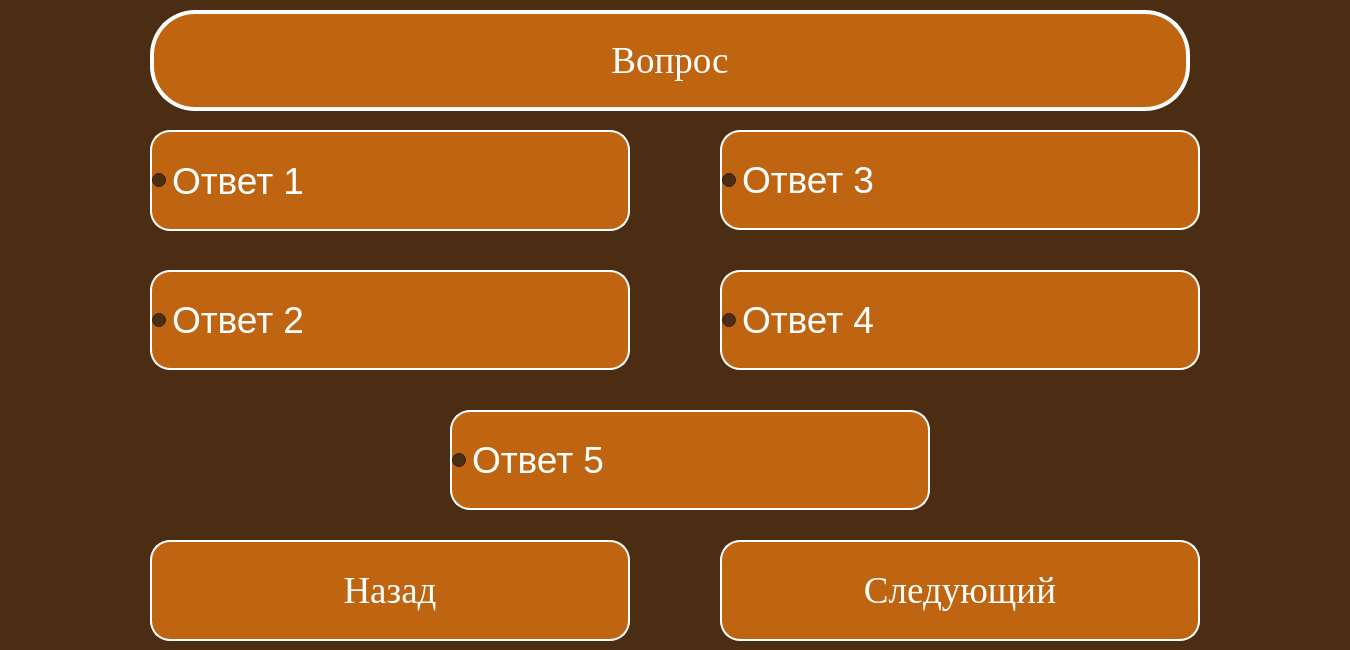
<?xml version="1.0" encoding="UTF-8"?>
<ui version="4.0">
 <class>Dialog</class>
 <widget class="QDialog" name="Dialog">
  <property name="geometry">
   <rect>
    <x>0</x>
    <y>0</y>
    <width>1350</width>
    <height>650</height>
   </rect>
  </property>
  <property name="windowTitle">
   <string>GeleosTest</string>
  </property>
  <property name="styleSheet">
   <string notr="true">background-color: rgb(74, 45, 18);
font-size:28pt;</string>
  </property>
  <widget class="QRadioButton" name="btn1">
   <property name="geometry">
    <rect>
     <x>150</x>
     <y>130</y>
     <width>480</width>
     <height>101</height>
    </rect>
   </property>
   <property name="minimumSize">
    <size>
     <width>480</width>
     <height>0</height>
    </size>
   </property>
   <property name="maximumSize">
    <size>
     <width>480</width>
     <height>16777215</height>
    </size>
   </property>
   <property name="font">
    <font>
     <pointsize>28</pointsize>
    </font>
   </property>
   <property name="styleSheet">
    <string notr="true">QRadioButton:unchecked {
color: white;
background-color: rgb(191, 101, 17);
border-radius: 20px;
border: 2px solid #ffffff;
font: 30pt &quot;Times New Roman&quot;;
}

QRadioButton:pressed {
color: rgb(191, 101, 17);
background-color: white;
border: 4px solid rgb(191, 101, 17);
font: 30pt &quot;Times New Roman&quot;;}

QRadioButton:checked {
color: rgb(191, 101, 17);
background-color: white;
border: 4px solid rgb(191, 101, 17);
font: 30pt &quot;Times New Roman&quot;;
}</string>
   </property>
   <property name="text">
    <string>Ответ 1</string>
   </property>
  </widget>
  <widget class="QPushButton" name="nextButton">
   <property name="geometry">
    <rect>
     <x>720</x>
     <y>540</y>
     <width>480</width>
     <height>101</height>
    </rect>
   </property>
   <property name="font">
    <font>
     <family>Times New Roman</family>
     <pointsize>50</pointsize>
     <weight>50</weight>
     <italic>false</italic>
     <bold>false</bold>
    </font>
   </property>
   <property name="styleSheet">
    <string notr="true">QPushButton {
color: white;
background-color: rgb(191, 101, 17);
border-radius: 20px;
border: 2px solid #ffffff;
font: 50pt &quot;Times New Roman&quot;;
}

QPushButton:pressed {
color: rgb(191, 101, 17);
background-color: white;
border: 4px solid rgb(191, 101, 17);
font: 50pt &quot;Times New Roman&quot;;
}</string>
   </property>
   <property name="text">
    <string>Следующий</string>
   </property>
  </widget>
  <widget class="QLabel" name="label">
   <property name="geometry">
    <rect>
     <x>150</x>
     <y>10</y>
     <width>1040</width>
     <height>101</height>
    </rect>
   </property>
   <property name="font">
    <font>
     <family>Times New Roman</family>
     <pointsize>30</pointsize>
     <weight>50</weight>
     <italic>false</italic>
     <bold>false</bold>
    </font>
   </property>
   <property name="styleSheet">
    <string notr="true">font: 30pt &quot;Times New Roman&quot;;
color: white;
background-color: rgb(191, 101, 17);
border-radius: 45px;
border: 4px solid #ffffff;</string>
   </property>
   <property name="text">
    <string>Вопрос</string>
   </property>
   <property name="scaledContents">
    <bool>false</bool>
   </property>
   <property name="alignment">
    <set>Qt::AlignCenter</set>
   </property>
   <property name="wordWrap">
    <bool>true</bool>
   </property>
  </widget>
  <widget class="QRadioButton" name="btn3">
   <property name="geometry">
    <rect>
     <x>720</x>
     <y>130</y>
     <width>480</width>
     <height>100</height>
    </rect>
   </property>
   <property name="font">
    <font>
     <pointsize>28</pointsize>
    </font>
   </property>
   <property name="styleSheet">
    <string notr="true">QRadioButton:unchecked {
color: white;
background-color: rgb(191, 101, 17);
border-radius: 20px;
border: 2px solid #ffffff;
font: 30pt &quot;Times New Roman&quot;;
}

QRadioButton:pressed {
color: rgb(191, 101, 17);
background-color: white;
border: 4px solid rgb(191, 101, 17);
font: 30pt &quot;Times New Roman&quot;;}

QRadioButton:checked {
color: rgb(191, 101, 17);
background-color: white;
border: 4px solid rgb(191, 101, 17);
font: 30pt &quot;Times New Roman&quot;;
}</string>
   </property>
   <property name="text">
    <string>Ответ 3</string>
   </property>
  </widget>
  <widget class="QRadioButton" name="btn2">
   <property name="geometry">
    <rect>
     <x>150</x>
     <y>270</y>
     <width>480</width>
     <height>100</height>
    </rect>
   </property>
   <property name="font">
    <font>
     <pointsize>28</pointsize>
    </font>
   </property>
   <property name="styleSheet">
    <string notr="true">QRadioButton:unchecked {
color: white;
background-color: rgb(191, 101, 17);
border-radius: 20px;
border: 2px solid #ffffff;
font: 30pt &quot;Times New Roman&quot;;
}

QRadioButton:pressed {
color: rgb(191, 101, 17);
background-color: white;
border: 4px solid rgb(191, 101, 17);
font: 30pt &quot;Times New Roman&quot;;}

QRadioButton:checked {
color: rgb(191, 101, 17);
background-color: white;
border: 4px solid rgb(191, 101, 17);
font: 30pt &quot;Times New Roman&quot;;
}</string>
   </property>
   <property name="text">
    <string>Ответ 2</string>
   </property>
  </widget>
  <widget class="QRadioButton" name="btn4">
   <property name="geometry">
    <rect>
     <x>720</x>
     <y>270</y>
     <width>480</width>
     <height>100</height>
    </rect>
   </property>
   <property name="font">
    <font>
     <pointsize>28</pointsize>
    </font>
   </property>
   <property name="styleSheet">
    <string notr="true">QRadioButton:unchecked {
color: white;
background-color: rgb(191, 101, 17);
border-radius: 20px;
border: 2px solid #ffffff;
font: 30pt &quot;Times New Roman&quot;;
}

QRadioButton:pressed {
color: rgb(191, 101, 17);
background-color: white;
border: 4px solid rgb(191, 101, 17);
font: 30pt &quot;Times New Roman&quot;;}

QRadioButton:checked {
color: rgb(191, 101, 17);
background-color: white;
border: 4px solid rgb(191, 101, 17);
font: 30pt &quot;Times New Roman&quot;;
}</string>
   </property>
   <property name="text">
    <string>Ответ 4</string>
   </property>
  </widget>
  <widget class="QPushButton" name="behindButton">
   <property name="geometry">
    <rect>
     <x>150</x>
     <y>540</y>
     <width>480</width>
     <height>101</height>
    </rect>
   </property>
   <property name="font">
    <font>
     <family>Times New Roman</family>
     <pointsize>50</pointsize>
     <weight>50</weight>
     <italic>false</italic>
     <bold>false</bold>
    </font>
   </property>
   <property name="styleSheet">
    <string notr="true">QPushButton {
color: white;
background-color: rgb(191, 101, 17);
border-radius: 20px;
border: 2px solid #ffffff;
font: 50pt &quot;Times New Roman&quot;;
}

QPushButton:pressed {
color: rgb(191, 101, 17);
background-color: white;
border: 4px solid rgb(191, 101, 17);
font: 50pt &quot;Times New Roman&quot;;
}</string>
   </property>
   <property name="text">
    <string>Назад</string>
   </property>
  </widget>
  <widget class="QRadioButton" name="btn5">
   <property name="geometry">
    <rect>
     <x>450</x>
     <y>410</y>
     <width>480</width>
     <height>100</height>
    </rect>
   </property>
   <property name="font">
    <font>
     <pointsize>28</pointsize>
    </font>
   </property>
   <property name="styleSheet">
    <string notr="true">QRadioButton:unchecked {
color: white;
background-color: rgb(191, 101, 17);
border-radius: 20px;
border: 2px solid #ffffff;
font: 30pt &quot;Times New Roman&quot;;
}

QRadioButton:pressed {
color: rgb(191, 101, 17);
background-color: white;
border: 4px solid rgb(191, 101, 17);
font: 30pt &quot;Times New Roman&quot;;}

QRadioButton:checked {
color: rgb(191, 101, 17);
background-color: white;
border: 4px solid rgb(191, 101, 17);
font: 30pt &quot;Times New Roman&quot;;
}</string>
   </property>
   <property name="text">
    <string>Ответ 5</string>
   </property>
  </widget>
 </widget>
 <resources/>
 <connections/>
</ui>
